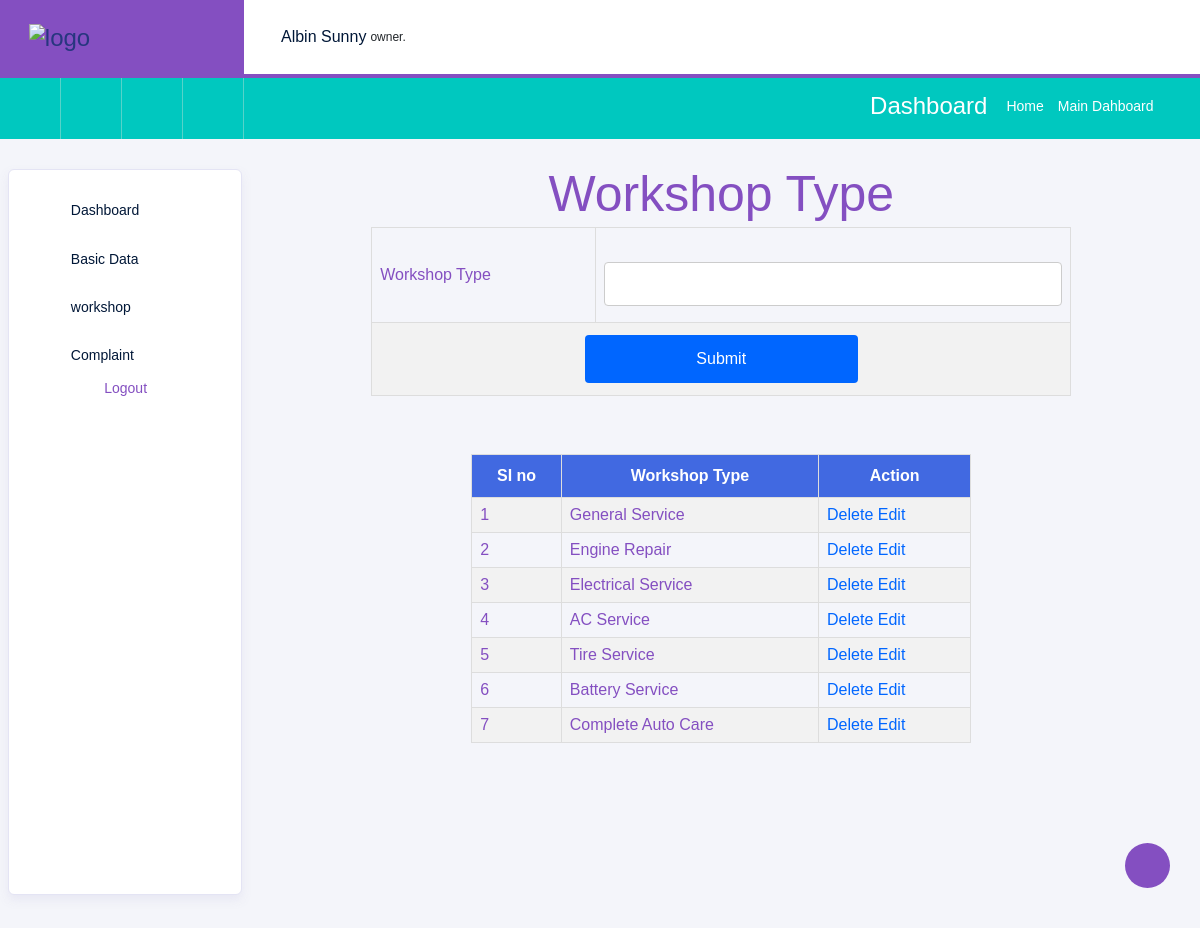
Screenshot of /admin/Workshoptype.php with the database file from the repository.
### tables this page shows
CREATE TABLE tbl_workshoptype (
    workshoptype_id INT AUTO_INCREMENT PRIMARY KEY,
    workshoptype_name VARCHAR(100) NOT NULL,
    workshoptype_status INT DEFAULT 1,
    created_at TIMESTAMP DEFAULT CURRENT_TIMESTAMP
);

### admin/Workshoptype.php (the view, shortened to what this page needs)
<?php
include('../Assets/Connection/Connection.php');
include("Head.php");
$ename="";
?>
<!DOCTYPE html PUBLIC "-//W3C//DTD XHTML 1.0 Transitional//EN" "http://www.w3.org/TR/xhtml1/DTD/xhtml1-transitional.dtd">
<html xmlns="http://www.w3.org/1999/xhtml">
<head>
</head>
<body>
<h1 align="center" style="color:#844fc1">Workshop Type</h1>
<form id="form1" name="form1" method="post" action="">
  <table width="700" border="1">
    <tr>
      <td>Workshop Type</td>
      <td><label for="txt_Workshop"></label>
      <input type="text" name="txt_Workshop" id="txt_Workshop" value="<?php echo $ename ?>"
       required maxlength="50" pattern="[A-Z][A-Za-z\s]*"
       title="First letter must be capital, only letters and spaces are allowed."/>
    </tr>
    <tr>
      <td colspan="2"align="center"><input type="submit" name="btn_Submit" id="btn_Submit" value="Submit" /></td>
    </tr>
  </table>
  <p>&nbsp;</p>
  <p>&nbsp;</p>
  <table width="500" border="1">
    <tr>
	<th style="background-color: #4169E1; color: white; text-align: center;">SI no</th>
	<th style="background-color: #4169E1; color: white; text-align: center;">Workshop Type</th>
	<th style="background-color: #4169E1; color: white; text-align: center;">Action</th>
    </tr>
     <?php
	$i=0;
	$sel="select * from tbl_Workshoptype";
	$result=$conn->query($sel);
	while($row=$result->fetch_assoc())
	{
		$i++;
	?>
    <tr>
      <td><?php echo $i ?></td>
      <td><?php echo $row['workshoptype_name']?></td>
      <td><a href="Workshoptype.php?id=<?php echo $row['workshoptype_id']?>">Delete</a>
    <a href="Workshoptype.php?Eid=<?php echo $row['workshoptype_id']?>">Edit</a>
     </td>
    </tr>
    <?php
	}
	?>
  </table>
  <p>&nbsp;</p>
</form>
</body>
</html>

### Assets/Templates/Admin/form.css (style rules this page uses)
#tab td, #tab th { border: 1px solid #ddd; padding: 8px; color:#844fc1; }
#tab a { color:#06F; }
#tab tr:nth-child(even) { background-color: #f2f2f2; }
#tab th { padding-top: 12px; padding-bottom: 12px; text-align: left; background-color: #844fc1; color: white; }
input[type=text],[type=password],[type=email],[type=date], select { width: 100%; padding: 12px 20px; margin: 8px 0; display: inline-block; border: 1px solid #ccc; border-radius: 4px; box-sizing: border-box; }
input[type=submit] { width: 40%; background-color: #06F; color: white; padding: 15px; margin: 4px 0; border: none; border-radius: 4px; cursor: pointer; }

### rows the page displays
tbl_workshoptype: workshoptype_name "General Service"
tbl_workshoptype: workshoptype_name "Engine Repair"
tbl_workshoptype: workshoptype_name "Electrical Service"
tbl_workshoptype: workshoptype_name "AC Service"
tbl_workshoptype: workshoptype_name "Tire Service"
tbl_workshoptype: workshoptype_name "Battery Service"
tbl_workshoptype: workshoptype_name "Complete Auto Care"
